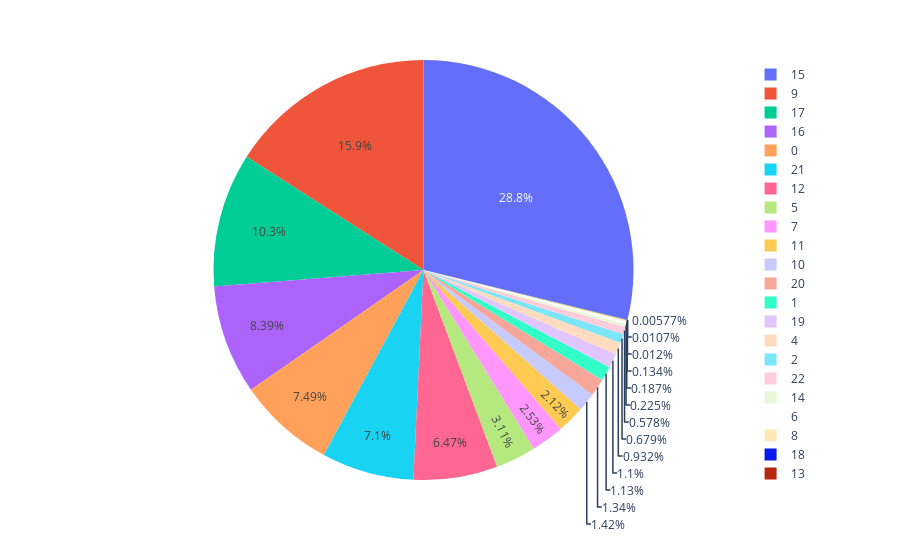

Notebook code cell kept with this figure:
### Code cell
df.groupBy('Product').count().select('Product', functions.col('count')).pandas_api().plot.pie(y="count")

### Figure 1 — Plotly figure (JSON) as saved in the notebook; plotly's stock layout.template omitted (floating-point values rounded to 4 significant figures)
{"data": [{"domain": {"x": [0, 1], "y": [0, 1]}, "hovertemplate": "index=%{label}<br>count=%{value}<extra></extra>", "labels": [0, 1, 2, 3, 4, 5, 6, 7, 8, 9, 10, 11, 12, 13, 14, 15, 16, 17, 18, 19, 20, 21, 22], "legendgroup": "", "name": "", "showlegend": true, "type": "pie", "values": [16874, 2535, 1531, 13, 2100, 6997, 422, 5711, 301, 35920, 3198, 4776, 14579, 24, 508, 64881, 18915, 23228, 27, 2474, 3009, 15988, 1303]}], "layout": {"legend": {"tracegroupgap": 0}, "margin": {"t": 60}}}
